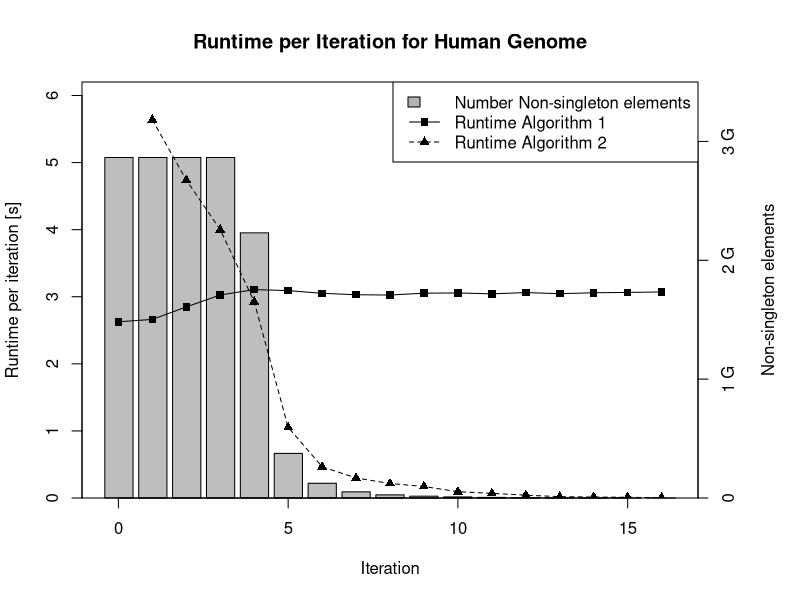

Source code (R):

#require(reshape2)
#require(ggplot2)

data <- read.csv("../size_time_iterations.tsv", sep="\t", header=TRUE)

#d <- melt(data, id=c("i"))

# for PDF output:
pdf("iterations.pdf", width=6.2, height=4.4)


par(mar=c(5,4,4,5)+.1)
barplot(data$n, axes=FALSE, ylim=c(0,3500000000))
axis(4, 1000000000*c(0, 1, 2, 3), c("0", "1 G", "2 G" , "3 G"))
mtext("Non-singleton elements", side=4, line=3)
par(new=TRUE)
plot(data$i, data$algo2/1000,
    xlim=c(-.4,16.4), ylim=c(0,max(data$algo2, na.rm=TRUE)*1.1/1000),
    type="o", lty=2, pch=17, yaxs="i",
    xlab="Iteration", ylab="Runtime per iteration [s]",
    main="Runtime per Iteration for Human Genome")
lines(data$i, data$algo1/1000, type="o", lty=1, pch=15)
legend("topright",
       c("Number Non-singleton elements", "Runtime Algorithm 1", "Runtime Algorithm 2"),
       fill=c("grey70", "white", "white"),lty=c(NA, 1, 2),
       border=c("black", "white", "white"), pch=c(NA,15,17))

# write PDF
dev.off()
